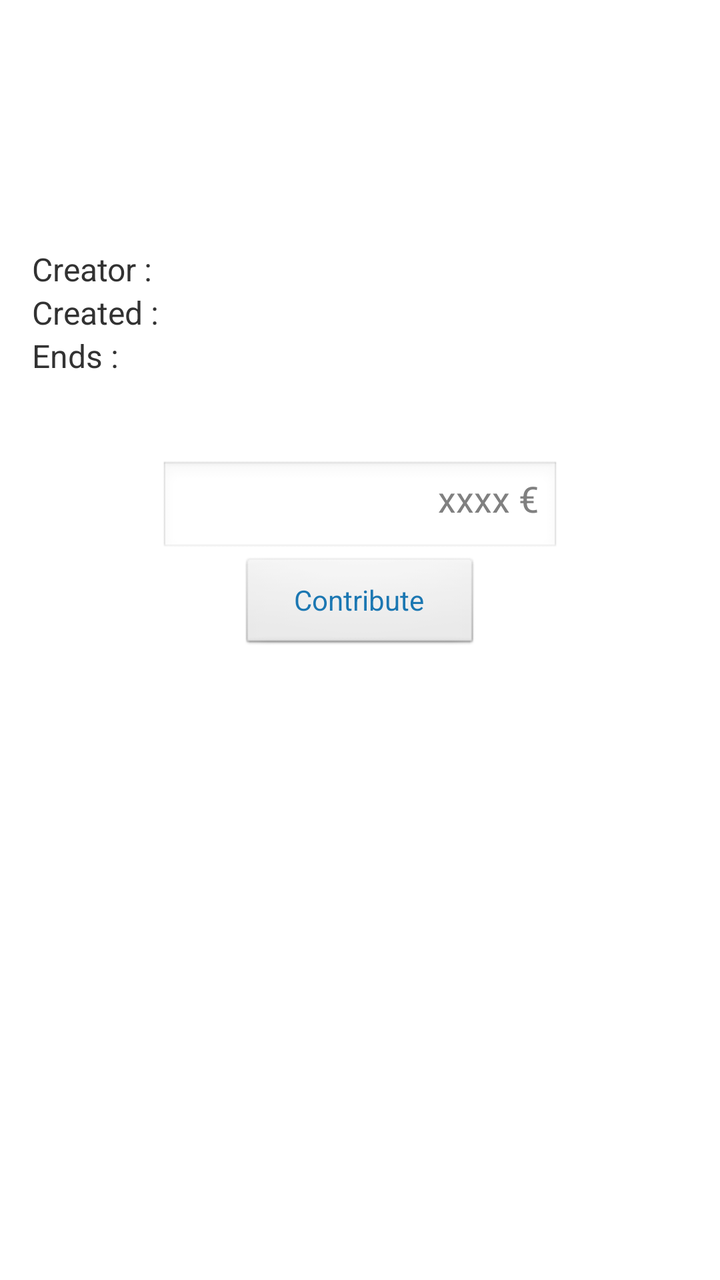
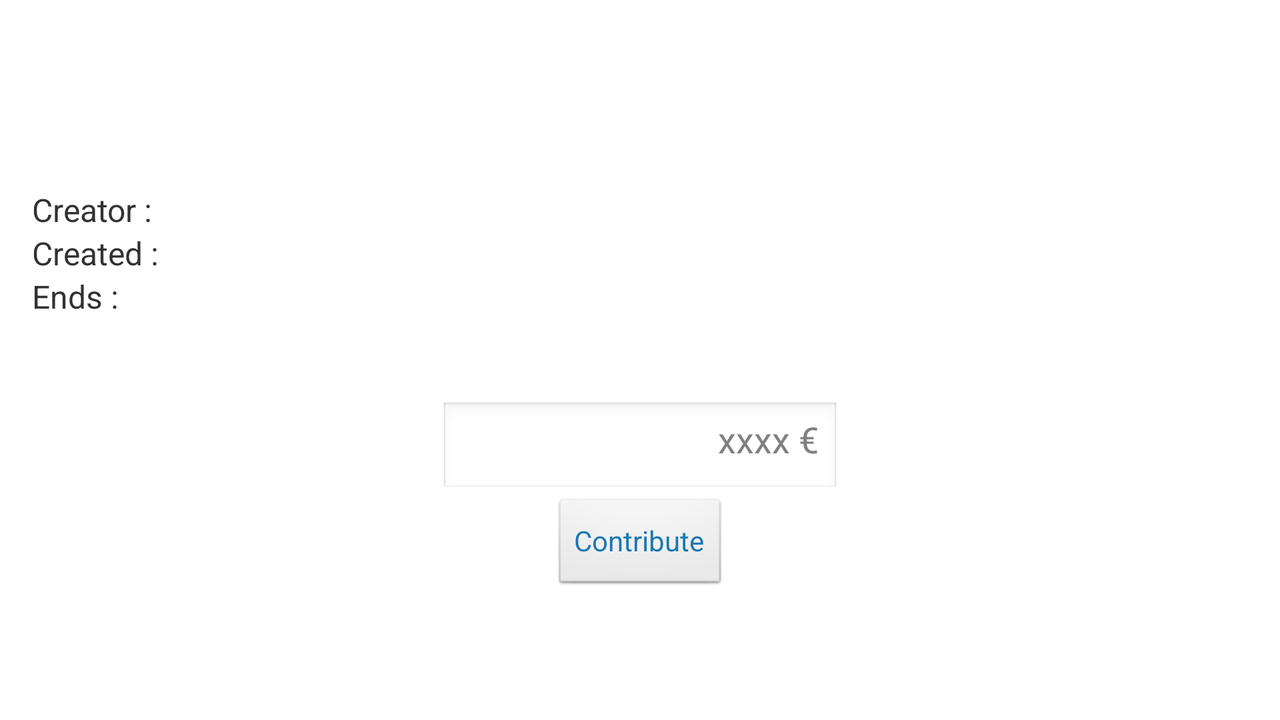

An Android layout and its configuration variant, each rendered on a device that would load it. The default file and the variant file are quoted in full after the pictures.
<!-- AndroidManifest.xml: application theme NoTitleTheme -->
<!-- res/layout/project_detail_screen.xml -->
<ScrollView 
    xmlns:android="http://schemas.android.com/apk/res/android"
    xmlns:tools="http://schemas.android.com/tools"
    android:layout_width="match_parent"
    android:layout_height="match_parent"
    android:paddingBottom="@dimen/activity_vertical_margin"
    android:paddingLeft="@dimen/activity_horizontal_margin"
    android:paddingRight="@dimen/activity_horizontal_margin"
    android:paddingTop="@dimen/activity_vertical_margin"
    android:background="@drawable/background"
    tools:context=".ProjectDetailActivity" >

	<RelativeLayout 
		android:id="@+id/detail_rl"
	   	android:layout_width="match_parent"
	   	android:layout_height="wrap_content"
	   	android:padding="5dp"
	   	android:background="#DDFFFFFF" >
   	
	    <TextView
	        android:id="@+id/detail_name_tv"
	        android:layout_width="match_parent"
	        android:layout_height="wrap_content"
	        android:layout_marginBottom="8dp"
	        android:gravity="center"
	        android:textSize="26sp"
	        android:textStyle="bold" />
	    
	    <TextView 
	        android:id="@+id/detail_amount_tv"
	        android:layout_width="wrap_content"
	        android:layout_height="wrap_content"
	        android:layout_alignParentLeft="true"
	        android:layout_below="@id/detail_name_tv"
	        android:layout_marginBottom="8dp"
	        android:textSize="20sp"
	        android:textStyle="bold" />
	    
	    <TextView 
	        android:id="@+id/detail_percentage_tv"
	        android:layout_width="wrap_content"
	        android:layout_height="wrap_content"
	        android:layout_alignParentRight="true"
	        android:layout_below="@id/detail_name_tv"
	        android:layout_marginBottom="8dp"
	        android:textSize="20sp"
	        android:textStyle="bold" />
	    
	    <TextView 
	        android:id="@+id/detail_success_tv"
	        android:layout_width="wrap_content"
	        android:layout_height="wrap_content"
	        android:layout_below="@id/detail_amount_tv"
	        android:layout_marginBottom="8dp"
	        android:textSize="16sp"
	        android:textStyle="italic" />		    
	    
	    <TextView
	        android:id="@+id/detail_creator_title_tv"
	        android:layout_width="wrap_content"
	        android:layout_height="wrap_content"
	        android:layout_below="@id/detail_success_tv"
	        android:text="@string/detail_creator_title"
	        android:textSize="16sp" />
	    
	    <TextView
	        android:id="@+id/detail_creator_tv"
	        android:layout_width="match_parent"
	        android:layout_height="wrap_content"
	        android:layout_toRightOf="@id/detail_creator_title_tv"
	        android:layout_below="@id/detail_success_tv"
	        android:layout_marginLeft="5dp"
	        android:textSize="16sp" />
	    
	    <TextView 
	        android:id="@+id/detail_sdate_title_tv"
	        android:layout_width="wrap_content"
	        android:layout_height="wrap_content"
	        android:layout_below="@id/detail_creator_title_tv"
	        android:text="@string/detail_sdate_title"
	        android:textSize="16sp" />
	    
	    <TextView 
	        android:id="@+id/detail_sdate_tv"
	        android:layout_width="wrap_content"
	        android:layout_height="wrap_content"
	        android:layout_toRightOf="@id/detail_sdate_title_tv"
	        android:layout_below="@id/detail_creator_tv"
	        android:layout_marginLeft="5dp"
	        android:textSize="16sp" />
	    
	    <TextView 
	        android:id="@+id/detail_edate_title_tv"
	        android:layout_width="wrap_content"
	        android:layout_height="wrap_content"
	        android:layout_below="@id/detail_sdate_title_tv"
	        android:text="@string/detail_edate_title"
	        android:textSize="16sp" />
	    
	    <TextView 
	        android:id="@+id/detail_edate_tv"
	        android:layout_width="wrap_content"
	        android:layout_height="wrap_content"
	        android:layout_toRightOf="@id/detail_edate_title_tv"
	        android:layout_below="@id/detail_sdate_tv"
	        android:layout_marginLeft="5dp"
	        android:textSize="16sp" />
	    
	    <TextView 
	        android:id="@+id/detail_description_tv"
	        android:layout_width="match_parent"
	        android:layout_height="wrap_content"
	        android:layout_below="@id/detail_edate_tv"
	        android:layout_marginTop="10dp"
	        android:textSize="16sp" />
	    
	    <LinearLayout 
	        android:id="@+id/contribute_ll"
	        android:orientation="vertical"
	        android:layout_width="match_parent"
	        android:layout_height="wrap_content"
	        android:layout_below="@id/detail_description_tv"
	        android:layout_marginTop="10dp"
	        android:paddingBottom="20dp"
	        android:visibility="visible" >

	        <EditText
	            android:id="@+id/contribute_et"
	            android:layout_width="200dp"
	            android:layout_height="wrap_content"
	            android:layout_gravity="center"
	            android:gravity="right"
	            android:hint="@string/contribute_hint"
	            android:inputType="number" />
	        
	        <Button 
	            android:id="@+id/contribute_b"
	            android:layout_width="120dp"
	            android:layout_height="wrap_content"
	            android:layout_gravity="center"
	            android:textColor="#1B77B2"
	            android:text="@string/contribute_button" />
	        
	    </LinearLayout>	    
	    
	</RelativeLayout>

</ScrollView>
<!-- resources referenced by this layout -->
<resources>
  <dimen name="activity_horizontal_margin">11dp</dimen>
  <dimen name="activity_vertical_margin">11dp</dimen>
  <string name="contribute_button">Contribute</string>
  <string name="contribute_hint">xxxx €</string>
  <string name="detail_creator_title">Creator : </string>
  <string name="detail_edate_title">Ends : </string>
  <string name="detail_sdate_title">Created : </string>
  <style name="NoTitleTheme" parent="AppBaseTheme">
  
          <item name="android:windowNoTitle">true</item>
          
      </style>
  <style name="AppBaseTheme" parent="android:Theme.Light">
          
      </style>
</resources>
<!-- res/layout-land/project_detail_screen.xml (the repository's variant of the layout above) -->
<!-- drawn on the phone turned sideways -->
<ScrollView 
    xmlns:android="http://schemas.android.com/apk/res/android"
    xmlns:tools="http://schemas.android.com/tools"
    android:layout_width="match_parent"
    android:layout_height="match_parent"
    android:paddingBottom="@dimen/activity_vertical_margin"
    android:paddingLeft="@dimen/activity_horizontal_margin"
    android:paddingRight="@dimen/activity_horizontal_margin"
    android:paddingTop="@dimen/activity_vertical_margin"
    android:background="@drawable/background"
    tools:context=".ProjectDetailActivity" >

	<RelativeLayout 
		android:id="@+id/detail_rl"
	   	android:layout_width="match_parent"
	   	android:layout_height="wrap_content"
	   	android:padding="5dp"
	   	android:background="#DDFFFFFF" >
   	
	    <TextView
	        android:id="@+id/detail_name_tv"
	        android:layout_width="match_parent"
	        android:layout_height="wrap_content"
	        android:layout_marginBottom="8dp"
	        android:gravity="center"
	        android:textSize="26sp"
	        android:textStyle="bold" />
	    
	    <TextView 
	        android:id="@+id/detail_amount_tv"
	        android:layout_width="wrap_content"
	        android:layout_height="wrap_content"
	        android:layout_alignParentLeft="true"
	        android:layout_below="@id/detail_name_tv"
	        android:layout_marginBottom="8dp"
	        android:textSize="20sp"
	        android:textStyle="bold" />
	    
	    <TextView 
	        android:id="@+id/detail_percentage_tv"
	        android:layout_width="wrap_content"
	        android:layout_height="wrap_content"
	        android:layout_alignParentRight="true"
	        android:layout_below="@id/detail_name_tv"
	        android:layout_marginBottom="8dp"
	        android:textSize="20sp"
	        android:textStyle="bold" />		    
	    
	    <TextView
	        android:id="@+id/detail_creator_title_tv"
	        android:layout_width="wrap_content"
	        android:layout_height="wrap_content"
	        android:layout_below="@id/detail_amount_tv"
	        android:text="@string/detail_creator_title"
	        android:textSize="16sp" />
	    
	    <TextView
	        android:id="@+id/detail_creator_tv"
	        android:layout_width="match_parent"
	        android:layout_height="wrap_content"
	        android:layout_toRightOf="@id/detail_creator_title_tv"
	        android:layout_below="@id/detail_percentage_tv"
	        android:layout_marginLeft="5dp"
	        android:textSize="16sp" />
	    
	    <TextView 
	        android:id="@+id/detail_sdate_title_tv"
	        android:layout_width="wrap_content"
	        android:layout_height="wrap_content"
	        android:layout_below="@id/detail_creator_title_tv"
	        android:text="@string/detail_sdate_title"
	        android:textSize="16sp" />
	    
	    <TextView 
	        android:id="@+id/detail_sdate_tv"
	        android:layout_width="wrap_content"
	        android:layout_height="wrap_content"
	        android:layout_toRightOf="@id/detail_sdate_title_tv"
	        android:layout_below="@id/detail_creator_tv"
	        android:layout_marginLeft="5dp"
	        android:textSize="16sp" />
	    
	    <TextView 
	        android:id="@+id/detail_edate_title_tv"
	        android:layout_width="wrap_content"
	        android:layout_height="wrap_content"
	        android:layout_below="@id/detail_sdate_title_tv"
	        android:text="@string/detail_edate_title"
	        android:textSize="16sp" />
	    
	    <TextView 
	        android:id="@+id/detail_edate_tv"
	        android:layout_width="wrap_content"
	        android:layout_height="wrap_content"
	        android:layout_toRightOf="@id/detail_edate_title_tv"
	        android:layout_below="@id/detail_sdate_tv"
	        android:layout_marginLeft="5dp"
	        android:textSize="16sp" />
	    
	    <TextView 
	        android:id="@+id/detail_description_tv"
	        android:layout_width="match_parent"
	        android:layout_height="wrap_content"
	        android:layout_below="@id/detail_edate_tv"
	        android:layout_marginTop="10dp"
	        android:textSize="16sp" />
	    
	    <LinearLayout 
	        android:id="@+id/contribute_ll"
	        android:orientation="vertical"
	        android:layout_width="match_parent"
	        android:layout_height="wrap_content"
	        android:layout_below="@id/detail_description_tv"
	        android:layout_marginTop="10dp"
	        android:paddingBottom="20dp"
	        android:visibility="visible" >

	        <EditText
	            android:id="@+id/contribute_et"
	            android:layout_width="200dp"
	            android:layout_height="wrap_content"
	            android:layout_gravity="center"
	            android:gravity="right"
	            android:hint="@string/contribute_hint"
	            android:inputType="number" />
	        
	        <Button 
	            android:id="@+id/contribute_b"
	            android:layout_width="wrap_content"
	            android:layout_height="wrap_content"
	            android:layout_gravity="center"
	            android:textColor="#1B77B2"
	            android:text="@string/contribute_button" />
	        
	    </LinearLayout>	    
	    
	</RelativeLayout>

</ScrollView>
